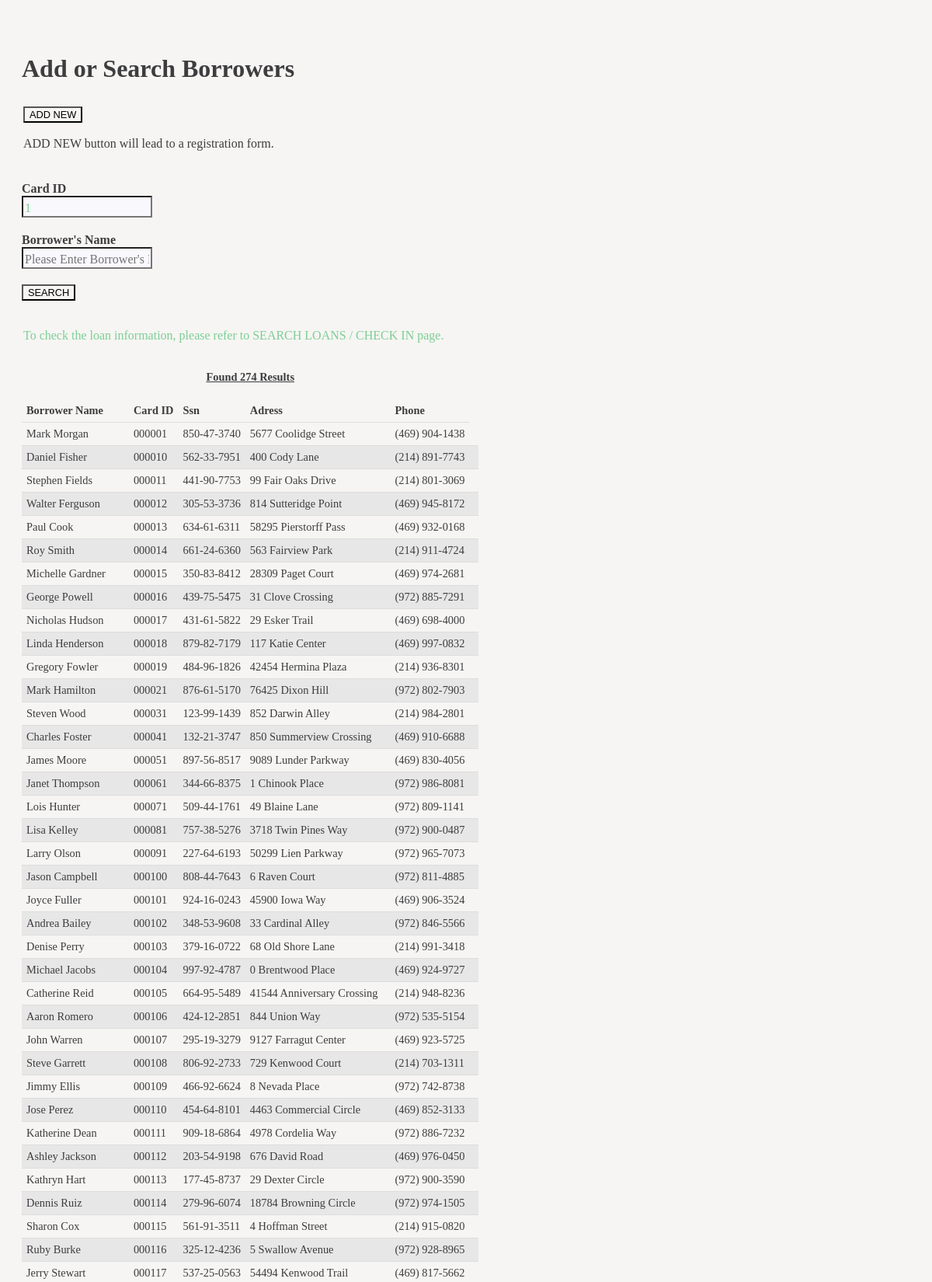
The app's page /library/borrower.php?cardID=1 (upper part) with its own data.
### tables this page shows
CREATE TABLE `BORROWER` (
  `Card_id` int(6) UNSIGNED ZEROFILL NOT NULL,
  `Ssn` varchar(11) NOT NULL,
  `Bname` varchar(255) DEFAULT NULL,
  `Address` varchar(255) DEFAULT NULL,
  `Phone` varchar(50) DEFAULT NULL,
  `Copies_borrow` int(1) DEFAULT NULL
);

### library/borrower.php (the view, shortened to what this page needs)
<!DOCTYPE html>
<html lang="en">
<head>
    <link rel="stylesheet" type="text/css" href="mycss.css">
</head>
<body>
<h1>Add or Search Borrowers</h1>
<p class="g3"><a href="addborrower.php"><button type="button">ADD NEW</button></a><br><br>
ADD NEW button will lead to a registration form. </p>
<?php
	if (isset($_GET['cardID']))
		$cardID=$_GET['cardID'];
	else
		$cardID='';
	if (isset($_GET['bname']))
		$bname=$_GET['bname'];
	else
		$bname='';
	?>
  <form action="borrower.php" method="get">
         <div><label for="cardID">Card ID</label><div><input type="text" id="cardID" name="cardID" placeholder="Please Enter Card ID" value="<?php echo $cardID?>"></div></div>
          <div><label for="bname">Borrower's Name</label><div><input type="text" id="bname" name="bname" placeholder="Please Enter Borrower's Name" value="<?php echo $bname?>"></div></div>
          <button type="submit">SEARCH</button>
  </form>
<?php
        include('config.php');
        if (isset($_GET['cardID']) ||isset($_GET['bname'])){
            $query= "SELECT * from BORROWER WHERE Card_id LIKE \"%".  $cardID . "%\" AND Bname LIKE \"%" . $bname . "%\"" ;
            $res= mysqli_query($conn,$query);
            $row = mysqli_num_rows($res);
            if($row>0){
 ?>
                <p class="g2">To check the loan information, please refer to SEARCH LOANS / CHECK IN page.</p>
                <table>
                    <caption>Found <?php echo $row;?> Results</caption>
                    <thead>
                        <tr>
                            <th>Borrower Name</th>
                            <th>Card ID</th>
                            <th>Ssn</th>
                            <th>Adress</th>
                            <th>Phone</th>
                        </tr>
                     </thead>
                     <tbody>
<?php
                while($resArray=mysqli_fetch_array($res)){
?>
                    <tr>
                        <td><?php echo $resArray['Bname']; ?></td>
                        <td><?php echo $resArray['Card_id']; ?></td>
                        <td><?php echo $resArray['Ssn']; ?></td>
                        <td><?php echo $resArray['Address']; ?></td>
                        <td><?php echo $resArray['Phone']; ?></td>
                        <td>
<?php
                  }
?>
                        </td>
                    </tr>
                    </tbody>
                   </table>
<?php
              }
		else{
?>
                 <p class="g4">No records found.</p>
<?php
	     }
}
?>
</body>
</html>

### library/mycss.css (style rules this page uses)
body { background-color: #f6f5f3; color: #3d3d3f; font-family: Times; font-size: 16px; }
h1 { margin: 70px 10px 30px 20px; }
form { margin: 10px 20px; }
label { font-weight: bold; }
input { margin-bottom: 20px; padding-top: 5px; background-color: #f9f8fd; color: #7dce94; font-size: 100%; font-family: Times; }
input[type=text] { -webkit-transition: width 1s ease-in-out; transition: width 1s ease-in-out; color: #7dce94; }
button { font-size: 80%; cursor: pointer; background-color: #f6f5f3; }
a:link, a:visited { color:#3d3d3f; }
caption { font-weight: bold; text-decoration: underline; padding: 20px 0px; }
table { font-size: 90%; border-collapse: collapse; margin-left:20px; margin-right:40px; margin-bottom: 60px; }
th, td { border-bottom: 1px solid #ddd; padding: 6px; text-align: left; }
tr:nth-child(even) { background: #e7e7e7; }
.g2 { padding-top: 20px; color: #7dce94; margin-left: 22px; }
.g3 { margin-left: 22px; margin-bottom: 40px; }

### records on screen
borrower: Bname "Mark Morgan", Card_id "000001", Ssn "850-47-3740", Address "5677 Coolidge Street", Phone "(469) 904-1438"
borrower: Bname "Daniel Fisher", Card_id "000010", Ssn "562-33-7951", Address "400 Cody Lane", Phone "(214) 891-7743"
borrower: Bname "Stephen Fields", Card_id "000011", Ssn "441-90-7753", Address "99 Fair Oaks Drive", Phone "(214) 801-3069"
borrower: Bname "Walter Ferguson", Card_id "000012", Ssn "305-53-3736", Address "814 Sutteridge Point", Phone "(469) 945-8172"
borrower: Bname "Paul Cook", Card_id "000013", Ssn "634-61-6311", Address "58295 Pierstorff Pass", Phone "(469) 932-0168"
borrower: Bname "Roy Smith", Card_id "000014", Ssn "661-24-6360", Address "563 Fairview Park", Phone "(214) 911-4724"
borrower: Bname "Michelle Gardner", Card_id "000015", Ssn "350-83-8412", Address "28309 Paget Court", Phone "(469) 974-2681"
borrower: Bname "George Powell", Card_id "000016", Ssn "439-75-5475", Address "31 Clove Crossing", Phone "(972) 885-7291"
borrower: Bname "Nicholas Hudson", Card_id "000017", Ssn "431-61-5822", Address "29 Esker Trail", Phone "(469) 698-4000"
borrower: Bname "Linda Henderson", Card_id "000018", Ssn "879-82-7179", Address "117 Katie Center", Phone "(469) 997-0832"
borrower: Bname "Gregory Fowler", Card_id "000019", Ssn "484-96-1826", Address "42454 Hermina Plaza", Phone "(214) 936-8301"
borrower: Bname "Mark Hamilton", Card_id "000021", Ssn "876-61-5170", Address "76425 Dixon Hill", Phone "(972) 802-7903"
borrower: Bname "Steven Wood", Card_id "000031", Ssn "123-99-1439", Address "852 Darwin Alley", Phone "(214) 984-2801"
borrower: Bname "Charles Foster", Card_id "000041", Ssn "132-21-3747", Address "850 Summerview Crossing", Phone "(469) 910-6688"
borrower: Bname "James Moore", Card_id "000051", Ssn "897-56-8517", Address "9089 Lunder Parkway", Phone "(469) 830-4056"
borrower: Bname "Janet Thompson", Card_id "000061", Ssn "344-66-8375", Address "1 Chinook Place", Phone "(972) 986-8081"
borrower: Bname "Lois Hunter", Card_id "000071", Ssn "509-44-1761", Address "49 Blaine Lane", Phone "(972) 809-1141"
borrower: Bname "Lisa Kelley", Card_id "000081", Ssn "757-38-5276", Address "3718 Twin Pines Way", Phone "(972) 900-0487"
borrower: Bname "Larry Olson", Card_id "000091", Ssn "227-64-6193", Address "50299 Lien Parkway", Phone "(972) 965-7073"
borrower: Bname "Jason Campbell", Card_id "000100", Ssn "808-44-7643", Address "6 Raven Court", Phone "(972) 811-4885"
borrower: Bname "Joyce Fuller", Card_id "000101", Ssn "924-16-0243", Address "45900 Iowa Way", Phone "(469) 906-3524"
borrower: Bname "Andrea Bailey", Card_id "000102", Ssn "348-53-9608", Address "33 Cardinal Alley", Phone "(972) 846-5566"
borrower: Bname "Denise Perry", Card_id "000103", Ssn "379-16-0722", Address "68 Old Shore Lane", Phone "(214) 991-3418"
borrower: Bname "Michael Jacobs", Card_id "000104", Ssn "997-92-4787", Address "0 Brentwood Place", Phone "(469) 924-9727"
borrower: Bname "Catherine Reid", Card_id "000105", Ssn "664-95-5489", Address "41544 Anniversary Crossing", Phone "(214) 948-8236"
borrower: Bname "Aaron Romero", Card_id "000106", Ssn "424-12-2851", Address "844 Union Way", Phone "(972) 535-5154"
borrower: Bname "John Warren", Card_id "000107", Ssn "295-19-3279", Address "9127 Farragut Center", Phone "(469) 923-5725"
borrower: Bname "Steve Garrett", Card_id "000108", Ssn "806-92-2733", Address "729 Kenwood Court", Phone "(214) 703-1311"
borrower: Bname "Jimmy Ellis", Card_id "000109", Ssn "466-92-6624", Address "8 Nevada Place", Phone "(972) 742-8738"
borrower: Bname "Jose Perez", Card_id "000110", Ssn "454-64-8101", Address "4463 Commercial Circle", Phone "(469) 852-3133"
borrower: Bname "Katherine Dean", Card_id "000111", Ssn "909-18-6864", Address "4978 Cordelia Way", Phone "(972) 886-7232"
borrower: Bname "Ashley Jackson", Card_id "000112", Ssn "203-54-9198", Address "676 David Road", Phone "(469) 976-0450"
borrower: Bname "Kathryn Hart", Card_id "000113", Ssn "177-45-8737", Address "29 Dexter Circle", Phone "(972) 900-3590"
borrower: Bname "Dennis Ruiz", Card_id "000114", Ssn "279-96-6074", Address "18784 Browning Circle", Phone "(972) 974-1505"
borrower: Bname "Sharon Cox", Card_id "000115", Ssn "561-91-3511", Address "4 Hoffman Street", Phone "(214) 915-0820"
borrower: Bname "Ruby Burke", Card_id "000116", Ssn "325-12-4236", Address "5 Swallow Avenue", Phone "(972) 928-8965"
borrower: Bname "Jerry Stewart", Card_id "000117", Ssn "537-25-0563", Address "54494 Kenwood Trail", Phone "(469) 817-5662"

### other values on screen
$row "274"
